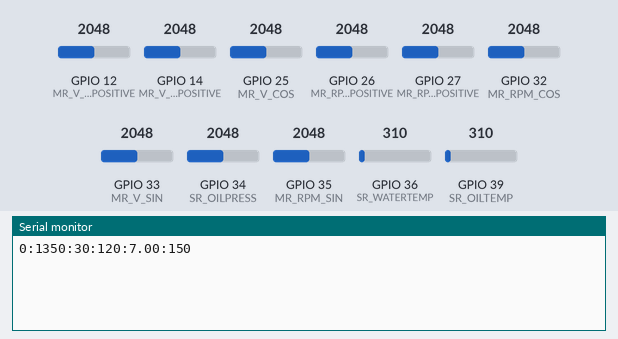
Bench run of a program on a simulated ESP32. On the bench: the last lines printed to the serial monitor. Inputs (shaded band) come from the test bench; at power-on: GPIO 39 (SR_OILTEMP) = 310, GPIO 32 (MR_RPM_COS) = 2048, GPIO 33 (MR_V_SIN) = 2048, GPIO 25 (MR_V_COS) = 2048, GPIO 35 (MR_RPM_SIN) = 2048, GPIO 34 (SR_OILPRESS) = 2048, GPIO 12 (MR_V_SIN_POSITIVE) = 2048, GPIO 14 (MR_V_COS_POSITIVE) = 2048, GPIO 26 (MR_RPM_SIN_POSITIVE) = 2048, GPIO 27 (MR_RPM_COS_POSITIVE) = 2048, GPIO 36 (SR_WATERTEMP) = 310. Nothing arrives over Bluetooth unless stated.

Above: at 1.2 s.
1.3 s: GPIO 39 (SR_OILTEMP) set to 682
At 2.6 s:
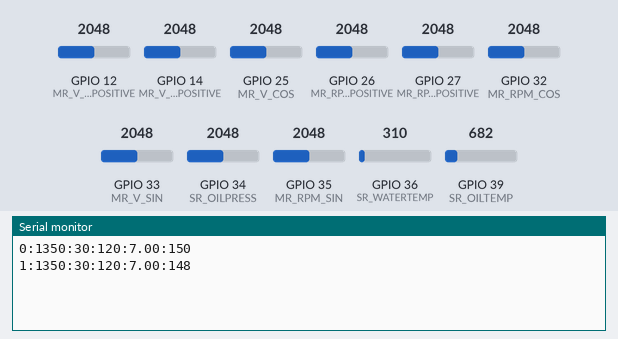
2.8 s: GPIO 32 (MR_RPM_COS) set to 2866
At 3.9 s:
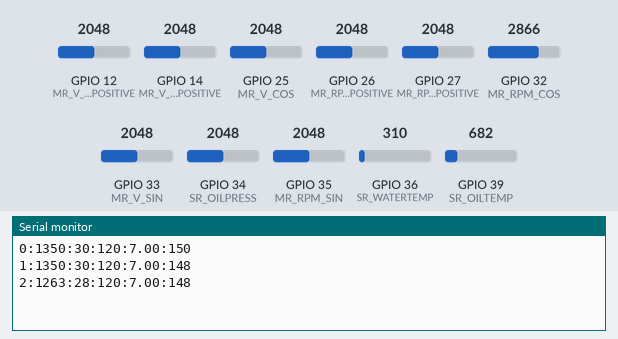
4.3 s: GPIO 33 (MR_V_SIN) set to 2866
At 5.6 s:
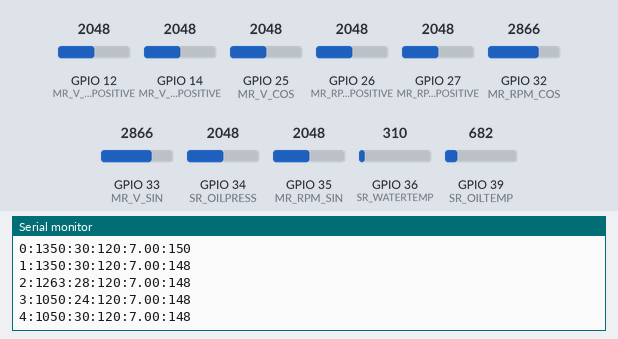
5.8 s: GPIO 25 (MR_V_COS) set to 2866
At 7.0 s:
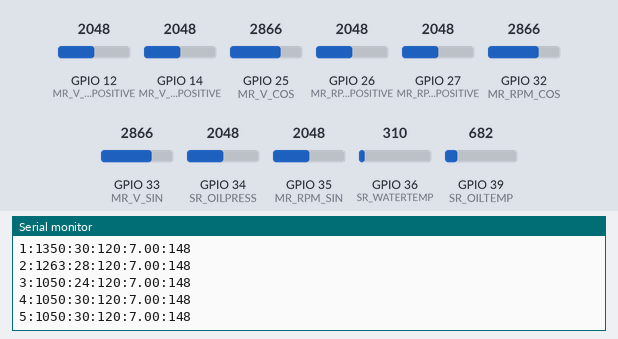
7.3 s: GPIO 35 (MR_RPM_SIN) set to 1228
At 8.1 s:
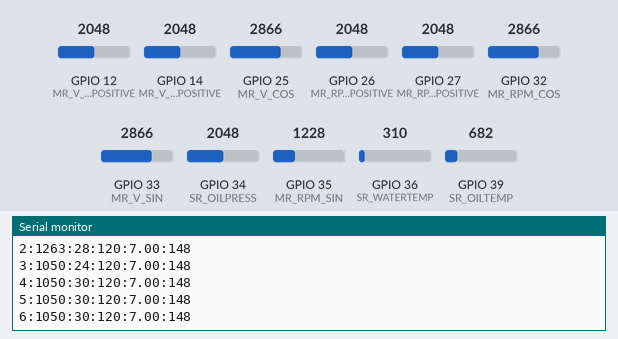
8.8 s: GPIO 34 (SR_OILPRESS) set to 710
At 10.2 s:
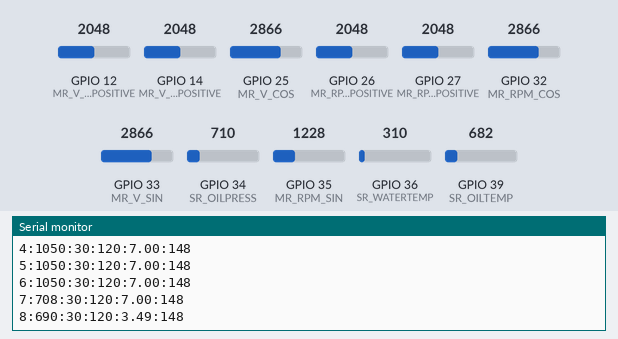
Timing chart, 0 to 11.3 s (numbered marks = the images above; inputs shaded):
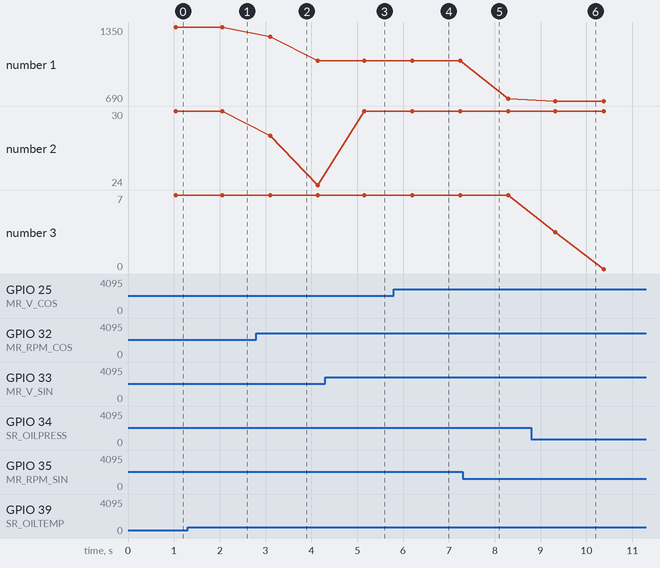

The program:

main.cpp
```cpp
#include <Arduino.h>
#include <BluetoothSerial.h>
#include <HardwareSerial.h>
#include "converter.h"
#include "mainRead.h"
#include "secondaryRead.h"
#include "logger.h"
#include "stringAssembler.h"

#define SERIAL_BAUD 115200

BluetoothSerial BTSerial;

uint32_t programTime = 0;
uint32_t readValuesIntervalTime = 0;
uint32_t averageReadValuesIntervalTime = 0;
uint32_t averageReceivedDataIntervalTime = 0;
uint32_t sendDataIntervalTime = 0;
uint32_t averageReadCount = 0;
uint32_t averageCount = 0;
uint32_t counter = 0;
uint32_t mainCounter = 0;

uint16_t rpmMainPart = 1;
uint16_t vMainPart = 1;

MAIN_GAUGE_READ readMainValues;
MAIN_GAUGE_READ averageReadMainValues = {0, 0, 0, 0};
AVERAGE_MAIN_GAUGE_READ averageMainValues = {0, 0};

SECONDARY_GAUGE_READ readSecondaryValues;
SECONDARY_GAUGE_READ averageReadSecondaryValues = {0, 0, 0};
AVERAGE_SECONDARY_GAUGE_READ averageSecondaryValues = {0, 0, 0};

CHECK_IF_POSITIVE testPositive;

String mainOutputString;
String secondaryOutputString;
String mainOutputString2;
String secondaryOutputString2;
String widebandOutputString;
String widebandOutputString2;
String finalOutputString;
String finalOutputString2;

uint16_t calculatedRPM;
uint16_t calculatedV;
uint16_t calculatedOilT;
float calculatedOilP;
uint16_t calculatedH2OT;

void setup()
{
  Serial.begin(115200);
  Serial2.begin(115200);
  BTSerial.begin("Projekt PRz");
  mainGaugePinInitialize();
  secondaryGaugePinInitialize();
}

void loop()
{
  programTime = millis();

  while (Serial2.available() > 0)
  {
    widebandOutputString = Serial2.readStringUntil('\n');
    // Serial.println(widebandOutputString);
    widebandOutputString.trim();
    widebandOutputString2 = widebandOutputString;

    widebandOutputString = "";
  }

  if (programTime - readValuesIntervalTime > 10)
  {
    testPositive = readMainPositivity();

    readMainValues = readMainGaugeValues();
    averageReadMainValues.RPM_SIN = averageReadMainValues.RPM_SIN + readMainValues.RPM_SIN;
    averageReadMainValues.RPM_COS = averageReadMainValues.RPM_COS + readMainValues.RPM_COS;
    averageReadMainValues.V_SIN = averageReadMainValues.V_SIN + readMainValues.V_SIN;
    averageReadMainValues.V_COS = averageReadMainValues.RPM_COS + readMainValues.V_COS;

    readSecondaryValues = readSecondaryGaugeValues();
    averageReadSecondaryValues.WT = averageReadSecondaryValues.WT + readSecondaryValues.WT;
    averageReadSecondaryValues.OP = averageReadSecondaryValues.OP + readSecondaryValues.OP;
    averageReadSecondaryValues.OT = averageReadSecondaryValues.OT + readSecondaryValues.OT;

    averageReadCount++;

    if (programTime - averageReadValuesIntervalTime > 100)
    {

      rpmMainPart = switchParts(testPositive.RPM_SIN_P, testPositive.RPM_COS_P, 200);
      vMainPart = switchParts(testPositive.V_SIN_P, testPositive.V_COS_P, 200);

      calculatedRPM = calculateRPM(calculateFinalAngle(calculateAngle(calculateRad(averageReadMainValues.RPM_SIN / averageReadCount, averageReadMainValues.RPM_COS / averageReadCount)), rpmMainPart));
      calculatedV = calculateV(calculateFinalAngle(calculateAngle(calculateRad(averageReadMainValues.V_SIN / averageReadCount, averageReadMainValues.V_COS / averageReadCount)), vMainPart));
      calculatedH2OT = calculateWaterTemp(averageReadSecondaryValues.WT / averageReadCount, MINIMUM_WT_SIGNAL, MAXIMUM_WT_SIGNAL, MINIMUM_WATER_TEMP, MAXIMUM_WATER_TEMP);
      calculatedOilP = calculateOilPress(averageReadSecondaryValues.OP / averageReadCount, MINIMUM_OP_SIGNAL, MAXIMUM_OP_SIGNAL, MINIMUM_OIL_PRESS, MAXIMUM_OIL_PRESS);
      calculatedOilT = calculatOilTemp(averageReadSecondaryValues.OT / averageReadCount, MINIMUM_OT_SIGNAL, MAXIMUM_OT_SIGNAL, MINIMUM_OIL_TEMP, MAXIMUM_OIL_TEMP);

      averageMainValues.avgRPM = averageMainValues.avgRPM + calculatedRPM;
      averageMainValues.avgV = averageMainValues.avgV + calculatedV;

      averageSecondaryValues.avgWT = averageSecondaryValues.avgWT + calculatedH2OT;
      averageSecondaryValues.avgOP = averageSecondaryValues.avgOP + calculatedOilP;
      averageSecondaryValues.avgOT = averageSecondaryValues.avgOT + calculatedOilT;

      mainOutputString = assembleMainBtOutputString((calculatedRPM), (calculatedV));
      secondaryOutputString = assembleSecondaryBtOutputString((calculatedH2OT), (calculatedOilP), (calculatedOilT));
      finalOutputString = String(counter) + mainOutputString + secondaryOutputString + widebandOutputString2;

      // Serial.println(finalOutputString);

      averageReadMainValues = {0, 0, 0, 0};
      averageReadSecondaryValues = {0, 0, 0};
      averageReadCount = 0;
      averageCount++;
      counter++;

      if (programTime - averageReceivedDataIntervalTime > 1000)
      {

        mainOutputString2 = assembleMainBtOutputString((averageMainValues.avgRPM / averageCount), (averageMainValues.avgV / averageCount));
        secondaryOutputString2 = assembleSecondaryBtOutputString((averageSecondaryValues.avgWT / averageCount), (averageSecondaryValues.avgOP / averageCount), (averageSecondaryValues.avgOT / averageCount));

        finalOutputString2 = String(mainCounter) + mainOutputString2 + secondaryOutputString2 + widebandOutputString2;

        BTSerial.print(finalOutputString2);
        Serial.println(finalOutputString2);

        averageMainValues = {0, 0};
        averageSecondaryValues = {0, 0, 0};

        averageCount = 0;
        mainCounter++;
        averageReceivedDataIntervalTime = programTime;
      }
      averageReadValuesIntervalTime = programTime;
    }

    readValuesIntervalTime = programTime;
  }
}
```

converter.h
```cpp
#ifndef CONVERTER_H
#define CONVERTER_H

#include <Arduino.h>

float calculateVoltage(int signal);

float calculateRad(uint16_t sin, uint16_t cos);

uint16_t calculateAngle(float rad);

uint16_t calculateFinalAngle(uint16_t angle, uint16_t part);

uint16_t switchParts(uint16_t sinp, uint16_t cosp, uint16_t zeroValue);

uint16_t calculateRPM(uint16_t angle);

uint16_t calculateV(uint16_t angle);

uint16_t calculateWaterTemp(uint16_t signal, uint16_t min_sig, uint16_t max_sig, uint16_t min_val, uint16_t max_val);

float calculateOilPress(uint16_t signal, uint16_t min_sig, uint16_t max_sig, uint16_t min_val, uint16_t max_val);

uint16_t calculatOilTemp(uint16_t signal, uint16_t min_sig, uint16_t max_sig, uint16_t min_val, uint16_t max_val);

#endif
```

logger.h
```cpp
#ifndef LOGGER_H
#define LOGGER_H

#include <Arduino.h>

void logError(String message);

void logInfo(String message);

void logData(String message);
#endif
```

mainRead.h
```cpp
#ifndef MAINREAD_H
#define MAINREAD_H

#include <Arduino.h>
#include <math.h>

#define MR_RPM_SIN 35
#define MR_RPM_COS 32
#define MR_V_SIN 33
#define MR_V_COS 25

#define MR_RPM_SIN_POSITIVE 26
#define MR_RPM_COS_POSITIVE 27
#define MR_V_SIN_POSITIVE 12
#define MR_V_COS_POSITIVE 14

typedef struct _main_gauge_read_
{
    uint16_t RPM_SIN;
    uint16_t RPM_COS;
    uint16_t V_SIN;
    uint16_t V_COS;
} MAIN_GAUGE_READ;

typedef struct _average_main_gauge_read_
{
    uint16_t avgRPM;
    uint16_t avgV;
} AVERAGE_MAIN_GAUGE_READ;

typedef struct _check_if_positive_
{
    uint16_t RPM_SIN_P;
    uint16_t RPM_COS_P;
    uint16_t V_SIN_P;
    uint16_t V_COS_P;
} CHECK_IF_POSITIVE;

void mainGaugePinInitialize();

MAIN_GAUGE_READ readMainGaugeValues();

CHECK_IF_POSITIVE readMainPositivity();

#endif
```

secondaryRead.h
```cpp
#ifndef SECONDARYREAD_H
#define SECONDARYREAD_H

#include <Arduino.h>
#include <math.h>

#define SR_WATERTEMP 36
#define SR_OILPRESS 34
#define SR_OILTEMP 39

#define MINIMUM_WATER_TEMP 40
#define MAXIMUM_WATER_TEMP 120

#define MINIMUM_OIL_PRESS 0
#define MAXIMUM_OIL_PRESS 7

#define MINIMUM_OIL_TEMP 50
#define MAXIMUM_OIL_TEMP 150

#define MINIMUM_WT_SIGNAL 1145
#define MAXIMUM_WT_SIGNAL 2345

#define MINIMUM_OP_SIGNAL 750
#define MAXIMUM_OP_SIGNAL 1900

#define MINIMUM_OT_SIGNAL 1945
#define MAXIMUM_OT_SIGNAL 3445

typedef struct _secondary_gauge_read_
{
    uint16_t WT;
    float OP;
    uint16_t OT;
} SECONDARY_GAUGE_READ;

typedef struct _average_secondary_gauge_read_
{
    uint16_t avgWT;
    float avgOP;
    uint16_t avgOT;
} AVERAGE_SECONDARY_GAUGE_READ;

void secondaryGaugePinInitialize();

SECONDARY_GAUGE_READ readSecondaryGaugeValues();

#endif
```

stringAssembler.h
```cpp
#ifndef STRINGASSEMBLER_H
#define STRINGASSEMBLER_H

#include <Arduino.h>

String assembleSecondaryBtOutputString(uint16_t wt, float op, uint16_t ot);

String assembleMainBtOutputString(uint16_t rpm, uint16_t v);

#endif
```

converter.cpp
```cpp
#include "converter.h"

float calculateVoltage(int signal)
{
    float voltage = 0;
    voltage = (float)signal / 4095 * 3.3 / 10000 * 4700;
    return voltage;
}

float calculateRad(uint16_t sin, uint16_t cos)
{
    if (cos == 0)
        cos = 1;
    float rad = atan(calculateVoltage(sin) / calculateVoltage(cos));
    return rad;
}

uint16_t calculateAngle(float rad)
{
    uint16_t angle = ((rad * 180) / PI);
    return angle;
}

uint16_t calculateFinalAngle(uint16_t angle, uint16_t part)
{
    if (part == 1)
        return angle;
    if (part == 2)
        return (180 - angle);
    if (part == 3)
        return (180 + angle);
    if (part == 4)
        return (360 - angle);
}

uint16_t switchParts(uint16_t sinp, uint16_t cosp, uint16_t zeroValue)
{

    if (sinp >= zeroValue && cosp >= zeroValue)
    {
        return 1;
    }
    if (sinp >= zeroValue && cosp < zeroValue)
    {
        return 2;
    }

    if (sinp < zeroValue && cosp < zeroValue)
    {
        return 3;
    }

    if (sinp < zeroValue && cosp >= zeroValue)
    {
        return 4;
    }
}

uint16_t calculateRPM(uint16_t angle)
{
    uint16_t RPM;
    RPM = angle * 30;
    return RPM;
}

uint16_t calculateV(uint16_t angle)
{
    uint16_t V;
    V = angle * 0.75;
    if (V > 200)
        V = 0;
    return V;
}

uint16_t calculateWaterTemp(uint16_t signal, uint16_t min_sig, uint16_t max_sig, uint16_t min_val, uint16_t max_val)
{
    uint16_t invertedSignal = 4095 - signal;
    uint16_t trueSignal = invertedSignal - min_sig;
    uint16_t endValue = 0;
    if (invertedSignal >= min_sig && invertedSignal <= max_sig)
        endValue = 40 + trueSignal * 0.067;
    else if (invertedSignal > max_sig)
        endValue = max_val;
    else if (invertedSignal < min_sig)
        endValue = min_val;
    return endValue;
}

float calculateOilPress(uint16_t signal, uint16_t min_sig, uint16_t max_sig, uint16_t min_val, uint16_t max_val)
{
    uint16_t trueSignal = signal - min_sig;
    float endValue = 0;
    if (signal >= min_sig && signal <= max_sig)
        endValue = trueSignal * 0.006;
    else if (signal > max_sig)
        endValue = max_val;
    else if (signal < min_sig)
        endValue = min_val;
    return endValue;
}

uint16_t calculatOilTemp(uint16_t signal, uint16_t min_sig, uint16_t max_sig, uint16_t min_val, uint16_t max_val)
{
    uint16_t invertedSignal = 4095 - signal;
    uint16_t trueSignal = invertedSignal - min_sig;
    uint16_t endValue = 0;
    if (invertedSignal >= min_sig && invertedSignal <= max_sig)
        endValue = 50 + trueSignal * 0.067;
    else if (invertedSignal > max_sig)
        endValue = max_val;
    else if (invertedSignal < min_sig)
        endValue = min_val;
    return endValue;
}
```

logger.cpp
```cpp
#include "logger.h"

String programTimeStamp()
{
    uint32_t time = millis() / 1000;
    uint8_t hours = time / 3600;
    uint8_t mins = (time - (hours * 3600)) / 60;
    uint8_t seconds = time - (hours * 3600) - (mins * 60);
    uint8_t milis = time - (hours * 3600) - (mins * 60) - (seconds * 60);
    // String timeStampTemplate = "[" + String(hours) + ":" + String(mins) + ":" + String(seconds) + "] - ";
    String timeStampTemplate = String(mins) + ":" + String(seconds) + ";";
    // String timeStampTemplate = String(seconds) + String(milis) + ";";
    return timeStampTemplate;
}

void logError(String message)
{
    Serial.print(programTimeStamp());
    Serial.print("ERROR, ");
    Serial.print(message);
    Serial.print("\n\r");
}

void logInfo(String message)
{
    Serial.print(programTimeStamp());
    Serial.print("INFO, ");
    Serial.print(message);
    Serial.print("\n\r");
}

void logData(String message)
{
    Serial.print(message);
    Serial.print("\n");
}
```

mainRead.cpp
```cpp
#include "mainRead.h"
#include "converter.h"

MAIN_GAUGE_READ mainGaugeValues = {0, 0, 0, 0};

CHECK_IF_POSITIVE positiveValues = {0, 0, 0, 0};

void mainGaugePinInitialize()
{
    pinMode(MR_RPM_SIN, INPUT);
    pinMode(MR_RPM_COS, INPUT);
    pinMode(MR_V_SIN, INPUT);
    pinMode(MR_V_COS, INPUT);
    pinMode(MR_RPM_SIN_POSITIVE, INPUT);
    pinMode(MR_RPM_COS_POSITIVE, INPUT);
    pinMode(MR_V_SIN_POSITIVE, INPUT);
    pinMode(MR_V_COS_POSITIVE, INPUT);
}

MAIN_GAUGE_READ readMainGaugeValues()
{
    mainGaugeValues.RPM_SIN = analogRead(MR_RPM_SIN);
    mainGaugeValues.RPM_COS = analogRead(MR_RPM_COS);
    mainGaugeValues.V_SIN = analogRead(MR_V_SIN);
    mainGaugeValues.V_COS = analogRead(MR_V_COS);
    return mainGaugeValues;
}

CHECK_IF_POSITIVE readMainPositivity()
{
    positiveValues.RPM_SIN_P = analogRead(MR_RPM_SIN_POSITIVE);
    positiveValues.RPM_COS_P = analogRead(MR_RPM_COS_POSITIVE);
    positiveValues.V_SIN_P = analogRead(MR_V_SIN_POSITIVE);
    positiveValues.V_COS_P = analogRead(MR_V_COS_POSITIVE);
    return positiveValues;
}
```

secondaryRead.cpp
```cpp
#include "secondaryRead.h"
#include "converter.h"

SECONDARY_GAUGE_READ secondaryGaugeValues = {0, 0, 0};

void secondaryGaugePinInitialize()
{
    pinMode(SR_WATERTEMP, INPUT);
    pinMode(SR_OILPRESS, INPUT);
    pinMode(SR_OILTEMP, INPUT);
}

SECONDARY_GAUGE_READ readSecondaryGaugeValues()
{
    secondaryGaugeValues.WT = analogRead(SR_WATERTEMP);
    secondaryGaugeValues.OP = analogRead(SR_OILPRESS);
    secondaryGaugeValues.OT = analogRead(SR_OILTEMP);

    return secondaryGaugeValues;
}
```

stringAssemblers.cpp
```cpp
#include "stringAssembler.h"

String assembleSecondaryBtOutputString(uint16_t wt, float op, uint16_t ot)
{
    String outputString = "";
    outputString += ":";
    outputString += String(wt);

    outputString += ":";
    outputString += String(op);

    outputString += ":";
    outputString += String(ot);

    return outputString;
}

String assembleMainBtOutputString(uint16_t rpm, uint16_t v)
{
    String outputString = "";
    outputString += ":";
    outputString += String(rpm);
    outputString += ":";
    outputString += String(v);

    return outputString;
}
```

Measured:
- after the input at 1.3 s, the serial monitor: prints a new line after 0.76 s (image 1)
- after the input at 2.8 s, the serial monitor: prints a new line after 0.30 s (image 2)
- after the input at 4.3 s, the serial monitor: prints a new line after 0.86 s (image 3)
- after the input at 5.8 s, the serial monitor: prints a new line after 0.40 s (image 4)
- after the input at 8.8 s, the serial monitor: prints a new line after 0.53 s (image 6)
- plotted number 1: 1350 → 1050 after the input at 2.8 s, 1050 → 708 after the input at 7.3 s
- plotted number 2: 30 → 24 after the input at 2.8 s
- plotted number 3: 7 → 0 after the input at 8.8 s
